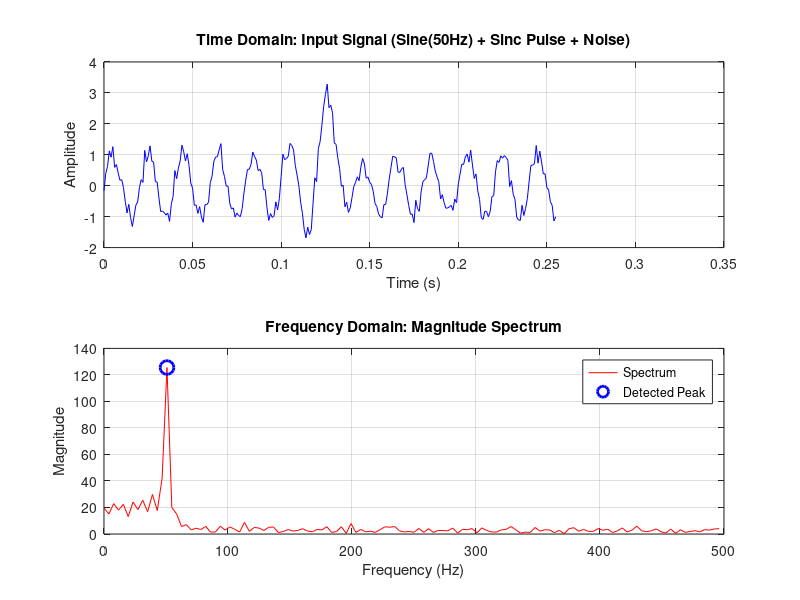

Recreate this plot in MATLAB.
% =================================================================
% Octave Script - Advanced Signal Simulation
% (Sine Wave + Broadband Signal + Noise)
% =================================================================

%% 1. 參數設定 (Parameter Setup)
clear; clc; close all;

FFT_SIZE      = 256;
SAMPLING_RATE = 1000;
PI            = 3.1415926535;
NOISE_LEVEL   = 0.2;  % 雜訊的強度，您可以調整這個值看看效果

fprintf("--- Octave Advanced FFT Simulation ---\n");

%% 2. 產生更複雜的測試訊號 (Generate Complex Test Signal)
fprintf("1. Generating complex signal (Sine + Sinc + Noise)...\n");

% 建立時間軸
time_axis = (0:FFT_SIZE-1) / SAMPLING_RATE;

% --- 訊號成分 ---
% 成分 A: 一個 50 Hz 的正弦波，振幅為 1.0
component_sine = 1.0 * sin(2.0 * PI * 50.0 * time_axis);

% 成分 B: 一個 Sinc 函數，它是一個典型的寬頻訊號
% 我們讓它在時間軸的中央出現
sinc_time = ( (0:FFT_SIZE-1) - FFT_SIZE/2 );
component_sinc = 2 * sinc(sinc_time / 10); % sinc(x) = sin(pi*x)/(pi*x)

% 成分 C: 高斯白雜訊 (Gaussian White Noise)
component_noise = NOISE_LEVEL * randn(1, FFT_SIZE);

% --- 混合訊號 ---
signal_buffer = component_sine + component_sinc + component_noise;
signal_type_str = "Sine(50Hz) + Sinc Pulse + Noise";


%% 3. 執行 FFT 並計算頻譜 (Perform FFT and Calculate Spectrum)
fprintf("2. Running FFT Calculation...\n");
fft_output = fft(signal_buffer);

fprintf("3. Calculating magnitude of the spectrum...\n");
magnitude_spectrum = abs(fft_output(1:FFT_SIZE / 2));


%% 4. 找出峰值頻率 (Find Peak Frequency)
% ... (這部分的邏輯和之前完全一樣，我們仍然尋找能量最強的點) ...
fprintf("4. Finding the peak frequency...\n");
[max_magnitude, max_index_in_subset] = max(magnitude_spectrum(2:end));
peak_index = max_index_in_subset + 1;
dominant_frequency = (peak_index - 1) * SAMPLING_RATE / FFT_SIZE;


%% 5. 輸出結果 (Display Results)
% ... (輸出文字結果的部分保持不變) ...
fprintf("\n--- FUNCTIONALITY ---\n");
fprintf("Peak found at index: %d\n", peak_index - 1);
fprintf("Dominant Frequency is approx: %.2f Hz\n", dominant_frequency);
fprintf("---------------------\n\n");


%% 6. 繪圖 (Plotting) - 視覺化結果
fprintf("Generating plots...\n");

freq_axis = (0:FFT_SIZE/2-1) * SAMPLING_RATE / FFT_SIZE;
figure;

% --- 上半圖：時域訊號 ---
subplot(2, 1, 1);
plot(time_axis, signal_buffer, 'b');
title(['Time Domain: Input Signal (', signal_type_str, ')']);
xlabel('Time (s)');
ylabel('Amplitude');
grid on;

% --- 下半圖：頻域頻譜 ---
subplot(2, 1, 2);
plot(freq_axis, magnitude_spectrum, 'r-');
title('Frequency Domain: Magnitude Spectrum');
xlabel('Frequency (Hz)');
ylabel('Magnitude');
grid on;
xlim([0, SAMPLING_RATE / 2]);

hold on;
plot(dominant_frequency, max_magnitude, 'bo', 'MarkerSize', 10, 'LineWidth', 2);
legend('Spectrum', 'Detected Peak');
hold off;

fprintf("Done! Please check the new plot window.\n");
